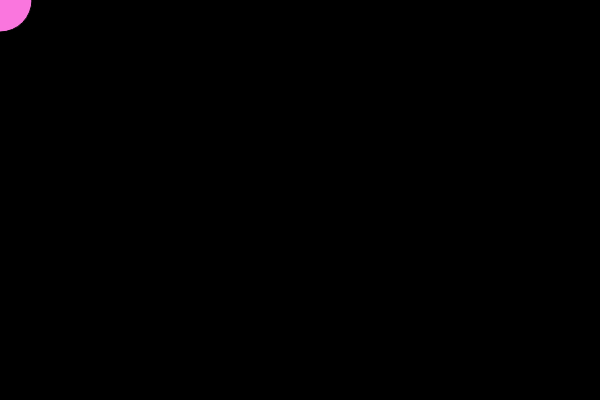
Frame 1 (no input)
Frame 60 (no input): identical to frame 1, image omitted
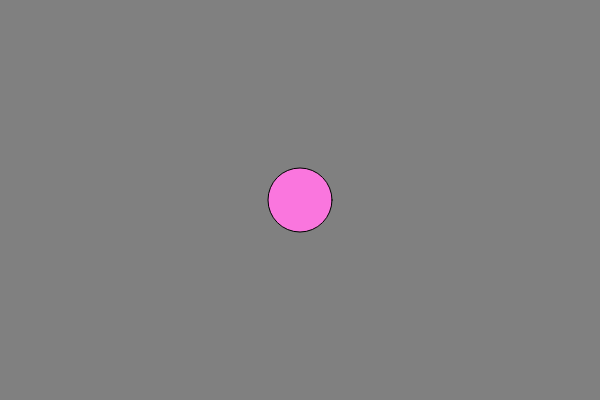
Frame 120 (the mouse pressed at the canvas centre since frame 60)

The p5.js sketch that drew these frames (run headless with seeded random() and noise() and a simulated clock; from frame 60 on, the mouse is pressed at the canvas centre):

// p5.js sketch
// ── sketch.js
var col = 0;

function setup() {
  createCanvas(600, 400);
  
}

function draw() {
  
  col = map(mouseX, 0, 600, 0, 255);
  
  background(col);
  
  fill(250, 118, 222);
  ellipse(mouseX, mouseY, 64, 64);
  
}
